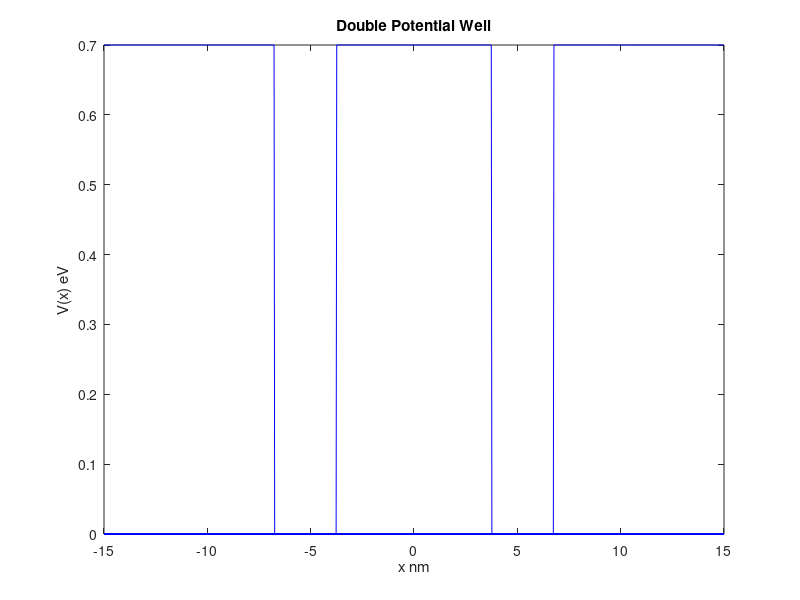

Write the MATLAB code that produced this figure.
N = 1000; %number of data points
L = 3;   %width of wells nm
Vo = 0.7;  %height of well nm

xmin = -15;
xmax = 15;
x = linspace(xmin,xmax,N);
bar = 3.75;

V= zeros(N);

for i = 1:N
    if ((-bar-L<=x(i)) && (x(i)<=-bar))
        V(i)=0;
    elseif ((bar<=x(i)) && (x(i)<=bar+L))
        V(i)=0;
    else
        V(i)=Vo;
    end
end

figure;
plot(x,V,"b"); 
xlabel('x nm')
ylabel('V(x) eV')
title('Double Potential Well')
